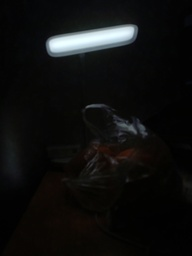
#> input picture test/img/EV+3_0.jpg, 192 x 256 px, shrunk from 3472 x 4624 before the run, found by its file name; its folder holds only this picture in this run
$ python main.py
#> lines starting #> are read from the running program, lines starting #| are printed output that depends on the picture
### src/Python_Implementation/image_io.py
# -*- coding: utf-8 -*-
"""
Created on Sat Apr 16 15:33:46 2022

@author: Ambcr
"""

import cv2
import numpy as np
import math


def load_img(imgs_path_list):
    imgs_arr = []
    for img_path in imgs_path_list:
        img_arr = cv2.imread(img_path)
#> img_arr is the input picture: shape (256, 192, 3); mean B, G, R 14.8, 15.5, 15.2
        imgs_arr.append(img_arr/255)
    return imgs_arr


def save_img(img_arr, save_path):
    cv2.imwrite(save_path, img_arr)


def offset_process(imgs_arr, nlev):
    # 图像扩边，防止金字塔采样时出现奇数宽高
    size = np.shape(imgs_arr[0])
    h = size[0]
    w = size[1]
    last_h = h/(2**(nlev-1))
    last_w = w/(2**(nlev-1))
    offset = [0, 0, 0, 0]
    new_h = math.ceil(last_h) * (2**(nlev-1))
    new_w = math.ceil(last_w) * (2**(nlev-1))
    total_add_h = new_h - h
    total_add_w = new_w - w
    ahead_add_h = total_add_h // 2
    ahead_add_w = total_add_w // 2
    behind_add_h = total_add_h - ahead_add_h
    behind_add_w = total_add_w - ahead_add_w
    for idx in range(len(imgs_arr)):
        imgs_arr[idx] = cv2.copyMakeBorder(imgs_arr[idx], ahead_add_h, behind_add_h, ahead_add_w, behind_add_w, cv2.BORDER_REFLECT)
    offset[0] = ahead_add_h
    offset[1] = behind_add_h
    offset[2] = ahead_add_w
    offset[3] = behind_add_w
    return imgs_arr, offset

### src/Python_Implementation/exposure_fusion.py
# -*- coding: utf-8 -*-
"""
Created on Sat Apr 16 15:34:16 2022

@author: Ambcr
"""

import numpy as np
from gaussian_pyramid import gaussian_pyramid
from laplacian_pyramid import laplacian_pyramid
from image_io import offset_process
from reconstruct_laplacian_pyramid import reconstruct_laplacian_pyramid
from cv2_process import rgb2gray, imfilter
import math


def exposure_fusion(imgs_arr, param):
    contrast_parm = param[0]
    sat_parm = param[1]
    wexp_parm = param[2]
    nlev = param[3]

    size = np.shape(imgs_arr)
    r = size[1]
    c = size[2]
    N = size[0]

    max_lev = math.floor(math.log2(min(r, c)))
    if nlev > max_lev:
        nlev = max_lev
    # 图像四周扩边处理，让金字塔每层采样都为偶数
    imgs_arr, offset = offset_process(imgs_arr, nlev)
    size = np.shape(imgs_arr)
    r = size[1]
    c = size[2]

    W = np.ones([N, r, c])
    if contrast_parm == 1:
        W = (W * contrast(imgs_arr, size)) ** contrast_parm
    if sat_parm == 1:
        W = (W * saturation(imgs_arr, size)) ** sat_parm
    if wexp_parm == 1:
        W = (W * well_exposedness(imgs_arr, size)) ** wexp_parm

    W = W + 1e-12
    yuan_W = W
    W = np.sum(W, axis=0)
    temp_W = np.expand_dims(W, axis=0)
    W = np.concatenate([temp_W for i in range(N)], axis=0)
    W = yuan_W / W

    pyr = gaussian_pyramid(np.zeros([r, c, 3]), nlev)
    for i in range(N):
        pyrW=  gaussian_pyramid(W[i, :, :], nlev)
        pyrI = laplacian_pyramid(imgs_arr[i], nlev)
        for l in range(nlev):
            W_temp = np.expand_dims(pyrW[l], axis=-1)
            w = np.concatenate([W_temp, W_temp, W_temp], axis=-1)
            pyr[l] = pyr[l] + w * pyrI[l]

    R = reconstruct_laplacian_pyramid(pyr)
    # 将扩充的四周边缘像素舍弃
    R = R[offset[0]:r-offset[1], offset[2]:c-offset[3], :]
    return R


def contrast(I, size):
    h = np.array([[0, 1, 0], [1, -4, 1], [0, 1, 0]])
    N = size[0]
    C = np.zeros([N, size[1], size[2]])
    for i in range(N):
        temp = 255 * I[i] / (I[i].max() - I[i].min())
        mono = rgb2gray(temp.astype('float32'))
        C[i, :, :] = np.abs(imfilter(mono, h))
    return C


def saturation(I, size):
    N = size[0]
    C = np.zeros([N, size[1], size[2]])
    for i in range(N):
        B = I[i][:, :, 0]
        G = I[i][:, :, 1]
        R = I[i][:, :, 2]
        mu = (B+R+G) / 3
        C[i, :, :] = np.sqrt(((R-mu)**2 + (G-mu)**2 + (B-mu)**2)/3)
    return C


def well_exposedness(I, size):
    N = size[0]
    C = np.zeros([N, size[1], size[2]])
    sig = 0.2
    for i in range(N):
        B = np.exp(-0.5*I[i][:, :, 0] - 0.5)**2/sig**2
        G = np.exp(-0.5*I[i][:, :, 1] - 0.5)**2/sig**2
        R = np.exp(-0.5*I[i][:, :, 2] - 0.5)**2/sig**2
        C[i, :, :] = B * G * R
    return C

### src/Python_Implementation/cv2_process.py
# -*- coding: utf-8 -*-
"""
Created on Sat Apr 16 15:35:40 2022

@author: Ambcr
"""

import cv2
import time


def downsample(I):
    return cv2.resize(I, dsize=(0, 0), fx=0.5, fy=0.5)


def upsample(I):
    return cv2.resize(I, dsize=(0, 0), fx=2, fy=2)


def rgb2gray(I):
    img_gray = cv2.cvtColor(I, cv2.COLOR_BGR2GRAY)
    return img_gray / 255


def imfilter(I, h):
    return cv2.filter2D(I, -1, h)


# [14 lines left out: function contrast_clahe, not called in this run]

### src/Python_Implementation/gaussian_pyramid.py
# -*- coding: utf-8 -*-
"""
Created on Sat Apr 16 15:34:35 2022

@author: Ambcr
"""

from cv2_process import downsample


def gaussian_pyramid(I, nlev):
    pyr = [I]
    for l in range(1, nlev):
        I = downsample(I)
        pyr.append(I)
    return pyr

### src/Python_Implementation/laplacian_pyramid.py
# -*- coding: utf-8 -*-
"""
Created on Sat Apr 16 15:35:02 2022

@author: Ambcr
"""

from cv2_process import downsample, upsample


def laplacian_pyramid(I, nlev):
    pyr = []
    J = I
    for l in range(nlev-1):
        I = downsample(J)
        pyr.append(J - upsample(I))
        J = I
    pyr.append(J)
    return pyr

### src/Python_Implementation/reconstruct_laplacian_pyramid.py
# -*- coding: utf-8 -*-
"""
Created on Sat Apr 16 15:35:20 2022

@author: Ambcr
"""

from cv2_process import upsample


def reconstruct_laplacian_pyramid(pyr):
    nlev = len(pyr)
    R = pyr[nlev-1]
    for l in range(nlev-2, -1, -1):
        R = pyr[l] + upsample(R)

    return R

### src/Python_Implementation/main.py
# -*- coding: utf-8 -*-
"""
Created on Sat Apr 16 15:25:36 2022

@author: Ambcr
"""
import time
from image_io import load_img, save_img
import os
from exposure_fusion import exposure_fusion

input_path = r'..\..\test\img'   # 输入的不同曝光的图片
save_img_name = ''.join(['hdr_output_', os.path.split(input_path)[-1], '.jpg'])   # output图片文件名
nlev = 9    # 金字塔层数，不能设置过小，否则引起分层

input_path_list = []
for i in os.listdir(input_path):
    input_path_list.append(os.path.join(input_path, i))

print(input_path_list)
print(save_img_name)
I = load_img(input_path_list)
#> I = 1 item
start=time.perf_counter()
R = exposure_fusion(I, [1, 1, 1, nlev])
#> the loop in offset_process, `for idx in range(len(imgs_arr)):` made 1 pass
#> in exposure_fusion, `imgs_arr, offset = offset_process(imgs_arr, nlev)`: offset = [0, 0, 0, 0]
#> the loop in saturation, `for i in range(N):` made 1 pass
#> pass 1, in saturation, `B = I[i][:, :, 0]`:
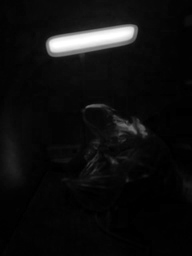
#> B: shape (256, 192) float64; min 0, max 1, mean 0.0579
#> pass 1, in saturation, `R = I[i][:, :, 2]`:
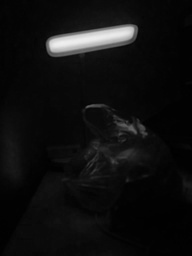
#> R: shape (256, 192) float64; min 0, max 0.941, mean 0.0598
#> the loop in well_exposedness, `for i in range(N):` made 1 pass
#> pass 1, in well_exposedness, `B = np.exp(-0.5*I[i][:, :, 0] - 0.5)**2/sig**2`:
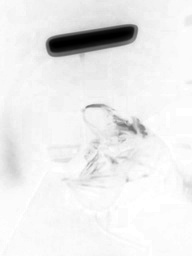
#> B: shape (256, 192) float64; min 3.38, max 9.2, mean 8.76; drawn with min black and max white
#> in exposure_fusion, `W = np.sum(W, axis=0)`:
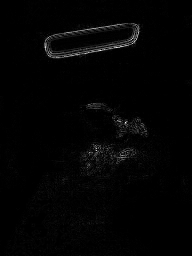
#> W: shape (256, 192) float64; min 1e-12, max 3.46, mean 0.0498; drawn with min black and max white
#> after the loop in exposure_fusion, `for i in range(N):`: pyr = 7 items
#> in reconstruct_laplacian_pyramid, `nlev = len(pyr)`: nlev = 7
#> the loop in reconstruct_laplacian_pyramid, `for l in range(nlev-2, -1, -1):` made 6 passes
#> pass 3, in reconstruct_laplacian_pyramid, `R = pyr[l] + upsample(R)`:
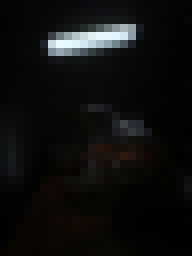
#> R: shape (32, 24, 3) float64 (shown 8 times larger); mean of channels 0, 1, 2 0.0579, 0.0607, 0.0598; drawn with min black and max white
end=time.perf_counter()
print(end-start)
save_img(R * 255, save_img_name)
